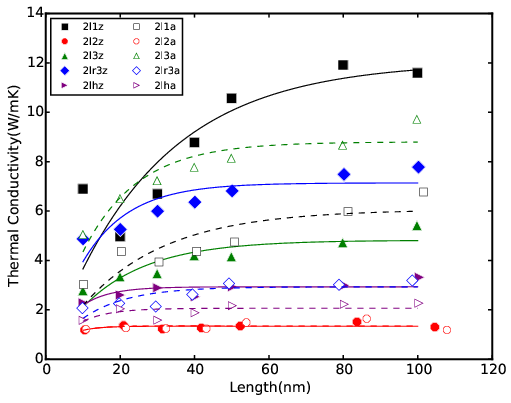

Reproduce this figure in Python.
# -*- coding: utf-8 -*-
# @Author: YangZhou
# @Date:   2017-06-14 22:16:16
# @Last Modified by:   YangZhou
# @Last Modified time: 2017-06-21 17:08:29
from aces.tools import *
from aces.graph import fig, setLegend, pl, fit
import numpy as np
markers = ['s', '8', '^', 'D', '>']
colors = "k,r,g,b,purple".split(',')
vs = '2l1,2l2,2l3,2lr3,2lh'.split(',')


def ff(p, x):
    return p[0] * (1.0 - np.exp(-x / p[1]))
    # return 1.0/(p[1]/x+1/p[0])-p[2]
    # return p[0]*p[1]**x


with fig('2l_length.eps'):
    for s in ['z', 'a']:
        for i, v in enumerate(vs):

            file = "multi_si/tc/%s.txt" % (v + s)
            m = markers[i]
            c = colors[i]
            if s == 'z':
                opts = dict(
                    markeredgecolor='w',
                    marker=m,
                    color=c,
                    markersize=8 + 2,
                    ls='.')
                o1 = "-"
            else:
                opts = dict(
                    markeredgecolor=c,
                    marker=m,
                    color='w',
                    markersize=8,
                    ls='.')
                o1 = "--"
            y = np.loadtxt(file, skiprows=2)[:, [1, 5]]
            print y
            label = v + s
            pl.plot(y[:, 0], y[:, 1], label=label, **opts)
            p = fit(y[:, 0], y[:, 1], [1, 1, 1], ff)
            xx = np.linspace(10, 100, 1000)
            pl.plot(xx, ff(p, xx), color=c, ls=o1)
            pl.xlabel("Length(nm)")
            pl.ylim([0, 14])
            pl.ylabel("Thermal Conductivity(W/mK)")
    setLegend(pl, ncol=2, fontsize=10)
